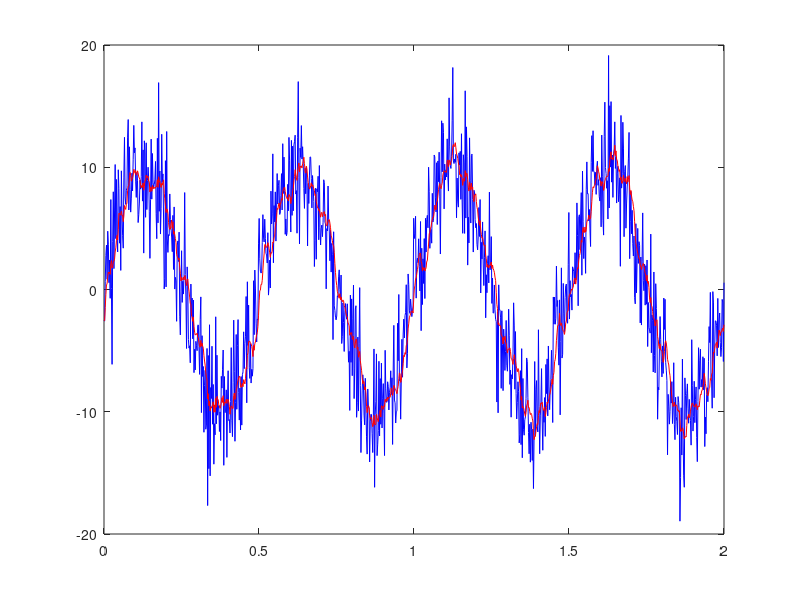

Write MATLAB code to recreate this figure.
%------------------------------------------------------------------
clc
clear
%---------------geração do sin ruidoso-----------------------------

t = linspace(0, 2, 1000);                                       % vetor que vai de 0 a 2 com 1000 divisoes
amplitude = 10;                                                 % amplitude do seno
amplitude_ruido = 3;                                            % amplitude do ruido
frequencia = 2;                                                 % frequencia do seno
                                                                %
                                                                %
sinal_seno = amplitude * sin(2 * pi * frequencia * t);          % A*sen(w*t)
ruido = amplitude_ruido * randn(size(t));                       % B*(valor aleatorio do vetor t)
                                                                %
sinal_com_ruido = sinal_seno + ruido;                           % sinal do seno mais o ruido (no mesmo ponto t)

%---------------filtro do sin ruidoso------------------------------

                                                                %
n_pontos = 10;                                                  % quantidades de pontos para media movel
sinal_filtrado = zeros(size(sinal_com_ruido));                  % vetor com zeros, do mesmo tamanho do sinal ruidoso
                                                                %
for i = 1:length(sinal_com_ruido)                               % contador para alocar o sinal filtrado
    if i <= n_pontos                                            % se a posição for menor que a quantidade de n_pontos
                                                                % consideramos apenas os pontos disponíveis
        sinal_filtrado(i) = mean(sinal_com_ruido(1:i));         % guarda num ponto do vetor, a media aritmetica de um vetor
    else                                                        % se a posição for maior que a quantidade de n_pontos
                                                                % Para os pontos subsequentes, consideramos os pontos vizinhos
        sinal_filtrado(i) = mean(sinal_com_ruido(i-n_pontos:i));% se a posição for a ultima, ele pega a media dos pontos anteriores
    end                                                         % EX: mean(sinal_com_ruido(20-10 : 20) --> faz a media de 10 ate 20 e guarda na posição 20
end                                                             % EX: mean(sinal_com_ruido(1000-10 : 1000) --> faz a media de 990 ate 1000 e guarda na posição 1000
                                                                %
plot(t, sinal_com_ruido, 'b', t, sinal_filtrado, 'r');          %

% adicionando uma linha para o exemplo do commit
